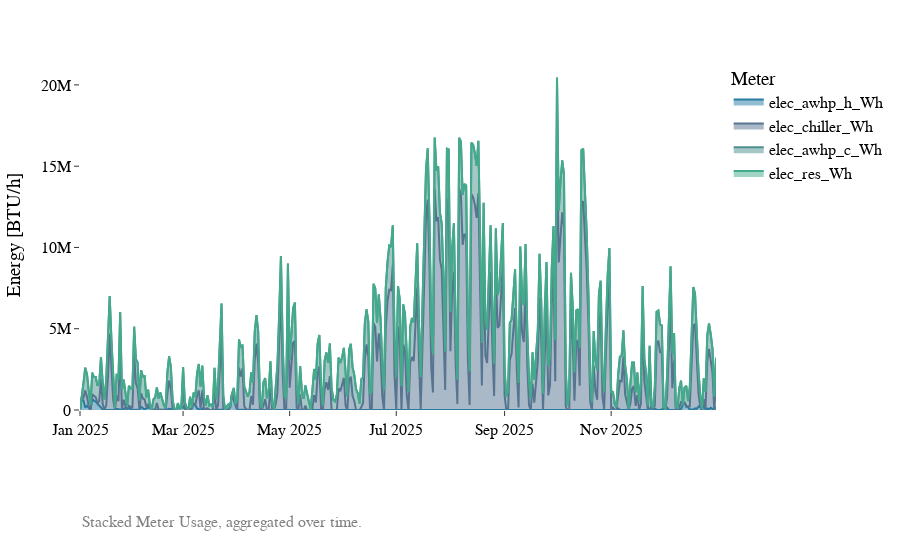

Here is the notebook cell this chart was saved with:
### Code cell
from src.visuals import plot_meter_timeseries

df = source_energy.copy()

equipment_scenarios = "eq_scenario_4"
emission_scenarios = "em_scenario_a"

plot_meter_timeseries(df, equipment_scenario=equipment_scenarios, emission_scenario=emission_scenarios, stacked=True, include_gas=True, unit_mode="IP")

### Figure 1 — Plotly figure (JSON) as saved in the notebook; plotly's stock layout.template omitted (floating-point values rounded to 4 significant figures; data arrays with more than 128 entries replaced by an {"elided": "..."} marker saying what was removed)
{"data": [{"fillpattern": {"shape": ""}, "hovertemplate": "Meter=elec_awhp_h_Wh<br>timestamp=%{x}<br>Usage=%{y}<extra></extra>", "legendgroup": "elec_awhp_h_Wh", "line": {"color": "#277da1"}, "marker": {"symbol": "circle"}, "mode": "lines", "name": "elec_awhp_h_Wh", "orientation": "v", "showlegend": true, "stackgroup": "one", "type": "scatter", "x": {"elided": "365 str values"}, "xaxis": "x", "y": {"elided": "365 float values"}, "yaxis": "y"}, {"fillpattern": {"shape": ""}, "hovertemplate": "Meter=elec_chiller_Wh<br>timestamp=%{x}<br>Usage=%{y}<extra></extra>", "legendgroup": "elec_chiller_Wh", "line": {"color": "#577590"}, "marker": {"symbol": "circle"}, "mode": "lines", "name": "elec_chiller_Wh", "orientation": "v", "showlegend": true, "stackgroup": "one", "type": "scatter", "x": {"elided": "365 str values"}, "xaxis": "x", "y": {"elided": "365 float values"}, "yaxis": "y"}, {"fillpattern": {"shape": ""}, "hovertemplate": "Meter=elec_awhp_c_Wh<br>timestamp=%{x}<br>Usage=%{y}<extra></extra>", "legendgroup": "elec_awhp_c_Wh", "line": {"color": "#4d908e"}, "marker": {"symbol": "circle"}, "mode": "lines", "name": "elec_awhp_c_Wh", "orientation": "v", "showlegend": true, "stackgroup": "one", "type": "scatter", "x": {"elided": "365 str values"}, "xaxis": "x", "y": {"elided": "365 float values"}, "yaxis": "y"}, {"fillpattern": {"shape": ""}, "hovertemplate": "Meter=elec_res_Wh<br>timestamp=%{x}<br>Usage=%{y}<extra></extra>", "legendgroup": "elec_res_Wh", "line": {"color": "#43aa8b"}, "marker": {"symbol": "circle"}, "mode": "lines", "name": "elec_res_Wh", "orientation": "v", "showlegend": true, "stackgroup": "one", "type": "scatter", "x": {"elided": "365 str values"}, "xaxis": "x", "y": {"elided": "365 float values"}, "yaxis": "y"}], "layout": {"annotations": [{"align": "center", "font": {"color": "gray", "size": 16}, "showarrow": false, "text": "Stacked Meter Usage, aggregated over time.", "x": 0, "xref": "paper", "y": -0.35, "yref": "paper"}], "font": {"size": 16}, "legend": {"title": {"text": "Meter"}, "tracegroupgap": 0}, "margin": {"b": 150, "t": 60}, "title": {"font": {"size": 14}}, "xaxis": {"anchor": "y", "domain": [0, 1], "title": {"text": ""}}, "yaxis": {"anchor": "x", "domain": [0, 1], "title": {"text": "Energy [BTU/h]"}}}}
